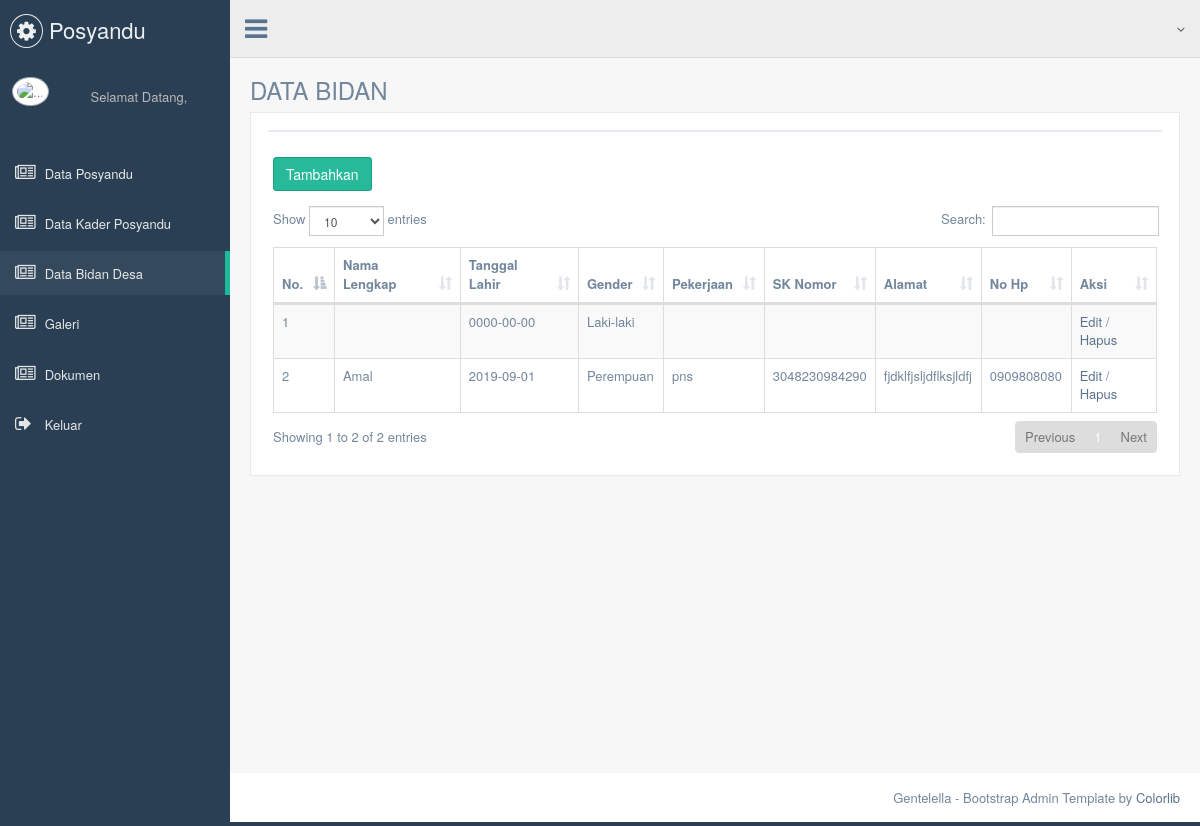
The page /pokjanal/tampil_bidan.php on the database its author committed.
### tables this page shows
CREATE TABLE `data_bidan` (
  `id_bidan` int(11) NOT NULL,
  `nama_bidan` text NOT NULL,
  `nik_bidan` int(20) NOT NULL,
  `tmpt_lahir_bidan` text NOT NULL,
  `tgl_lahir_bidan` date NOT NULL,
  `jk_bidan` varchar(2) NOT NULL,
  `goldar_bidan` varchar(2) NOT NULL,
  `agama_bidan` text NOT NULL,
  `pend_bidan` text NOT NULL,
  `kerja_bidan` text NOT NULL,
  `alamat_bidan` text NOT NULL,
  `sk_no_bidan` text NOT NULL,
  `hp_bidan` varchar(15) NOT NULL
);

### pokjanal/tampil_bidan.php (the view, shortened to what this page needs)
<!DOCTYPE html>
<html lang="en">
  <head>
    <link href="vendors/bootstrap/dist/css/bootstrap.min.css" rel="stylesheet">
    <link href="vendors/font-awesome/css/font-awesome.min.css" rel="stylesheet">
    <link href="vendors/nprogress/nprogress.css" rel="stylesheet">
    <link href="vendors/iCheck/skins/flat/green.css" rel="stylesheet">
    <link href="vendors/malihu-custom-scrollbar-plugin/jquery.mCustomScrollbar.min.css" rel="stylesheet"/>
    <link href="vendors/datatables.net-bs/css/dataTables.bootstrap.min.css" rel="stylesheet">
    <link href="vendors/datatables.net-buttons-bs/css/buttons.bootstrap.min.css" rel="stylesheet">
    <link href="vendors/datatables.net-fixedheader-bs/css/fixedHeader.bootstrap.min.css" rel="stylesheet">
    <link href="vendors/datatables.net-responsive-bs/css/responsive.bootstrap.min.css" rel="stylesheet">
    <link href="vendors/datatables.net-scroller-bs/css/scroller.bootstrap.min.css" rel="stylesheet">
    <link href="build/css/custom.min.css" rel="stylesheet">
  </head>
<?php
include "header.php";
?>
<div class="right_col" role="main">
  <div class="">
    <div class="page-title">
      <div class="title_left">
        <h3>DATA BIDAN</h3>
      </div>
    </div>
    <div class="clearfix"></div>
    <div class="row">
      <div class="col-md-12 col-sm-12 col-xs-12">
        <div class="x_panel">
          <div class="x_title">
          </div>
        <div class="x_content">
            <h3><a href="tambah_bidan.php" class="btn btn-success">Tambahkan</a></h3>
                    <table id="datatable-responsive" class="table table-striped table-bordered dt-responsive" cellspacing="0" width="100%">
                      <thead>
                        <tr align="center">
                          <th>No.</th>
                          <th>Nama Lengkap</th>
                          <th>Tanggal Lahir</th>
                          <th>Gender</th>
                          <th>Pekerjaan</th>
                          <th>SK Nomor</th>
                           <th>Alamat</th>
                          <th>No Hp</th>
                          <th>Aksi</th>
                        </tr>
                      </thead>
                      <tbody>
                        <?php
              require __DIR__ .'/koneksi.php';
              $sql = "SELECT * FROM data_bidan order by nama_bidan asc";
              $result = $connect->query($sql);
              if ($result->num_rows != 0) {
                $no = 1;
                while($row = $result->fetch_assoc()) {
                  echo '<tr>';
                  echo'<td>'.$no.'</td>';
                  echo'<td>'.$row['nama_bidan'].'</td>';
                  echo'<td>'.$row['tgl_lahir_bidan'].'</td>';
                  if($row['jk_bidan']==='p'){
                    echo'<td>Perempuan</td>';
                  }
                  else{
                    echo'<td>Laki-laki</td>';
                  }
                  echo'<td>'.$row['kerja_bidan'].'</td>';
                   echo'<td>'.$row['sk_no_bidan'].'</td>';
                   echo'<td>'.$row['alamat_bidan'].'</td>';
                  echo'<td>'.$row['hp_bidan'].'</td>';
                  echo '<td><a href="edit_bidan.php?id='.$row['id_bidan']. '">Edit</a> /
                        <a href="hapus_bidan.php?id='.$row['id_bidan']. '" onclick="return confirm(\'Anda Yakin Ingin Menghapus Data?\')">Hapus</a></td>';
                  echo '</tr>';
                  $no++;
                }
              } else {
                echo "Rows belum ada data";
              }
            ?>
                      </tbody>
                    </table>
        </div>
        </div>
      </div>
    </div>
  </div>
</div>
<footer>
  <div class="pull-right">
    Gentelella - Bootstrap Admin Template by <a href="https://colorlib.com">Colorlib</a>
  </div>
  <div class="clearfix"></div>
</footer>
      </div>
    </div>
  </body>
</html>

### rows shown on the page
data_bidan: tgl_lahir_bidan "0000-00-00", jk_bidan "Laki-laki"
data_bidan: nama_bidan "Amal", tgl_lahir_bidan "2019-09-01", jk_bidan "Perempuan", kerja_bidan "pns", sk_no_bidan "3048230984290", alamat_bidan "fjdklfjsljdflksjldfj", hp_bidan "0909808080"
